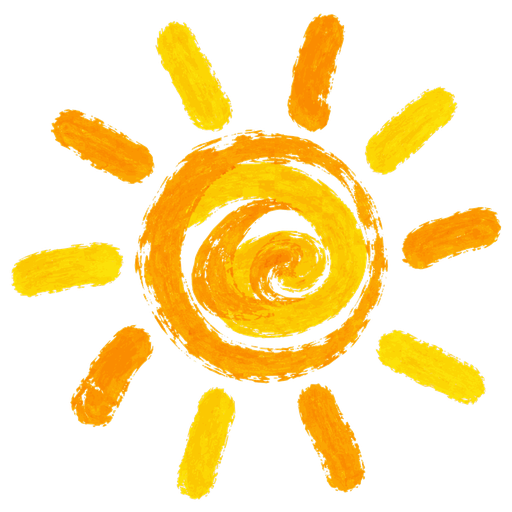
#> input picture src/assets/lfv-sun.png, 512 x 512 px
$ python gen-favicons.py
#> lines starting #> are read from the running program, lines starting #| are printed output that depends on the picture
"""Generate favicons for the guest-guide app from the LFV sun logo.

Source: src/assets/lfv-sun.png (square, transparent brand sun).
Outputs: public/favicon-32.png, public/favicon-48.png, public/favicon.ico (16/32/48).
Run: python scripts/gen-favicons.py
"""
import os

from PIL import Image

HERE = os.path.dirname(os.path.abspath(__file__))
SRC = os.path.normpath(os.path.join(HERE, "..", "src", "assets", "lfv-sun.png"))
PUBLIC = os.path.normpath(os.path.join(HERE, "..", "public"))


def square(img):
    w, h = img.size
#> w = 512; h = 512
    side = max(w, h)
#> side = 512
    canvas = Image.new("RGBA", (side, side), (0, 0, 0, 0))
#> canvas: PIL image 512x512 RGBA; every value is 0
    canvas.paste(img, ((side - w) // 2, (side - h) // 2), img)
#> img is the input picture: PIL image 512x512 RGBA; mean R, G, B, A 87.6, 65.3, 9.9, 78.8
    return canvas


def main():
    master = square(Image.open(SRC).convert("RGBA"))
    master.resize((32, 32), Image.LANCZOS).save(os.path.join(PUBLIC, "favicon-32.png"))
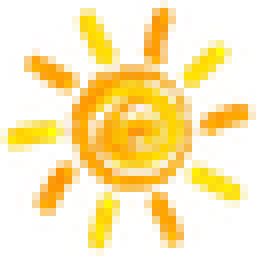
#> saved as favicon-32.png: PIL image 32x32 RGBA (shown 8 times larger); mean R, G, B, A 152.8, 115.2, 10.2, 76.6; transparent parts drawn white
    master.resize((48, 48), Image.LANCZOS).save(os.path.join(PUBLIC, "favicon-48.png"))
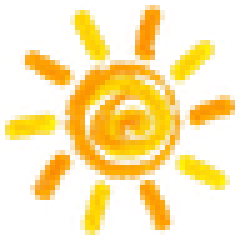
#> saved as favicon-48.png: PIL image 48x48 RGBA (shown 5 times larger); mean R, G, B, A 134, 100.8, 10.3, 76.7; transparent parts drawn white
    master.resize((48, 48), Image.LANCZOS).save(
        os.path.join(PUBLIC, "favicon.ico"), sizes=[(16, 16), (32, 32), (48, 48)]
    )
    for f in ("favicon-32.png", "favicon-48.png", "favicon.ico"):
        p = os.path.join(PUBLIC, f)
        print(f"{f:16} {os.path.getsize(p):>7} bytes")


if __name__ == "__main__":
    main()
